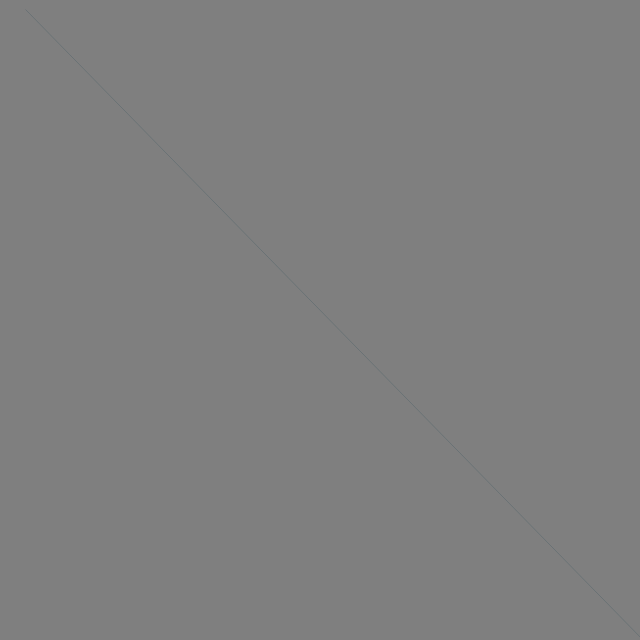
Frame 1 (no input)
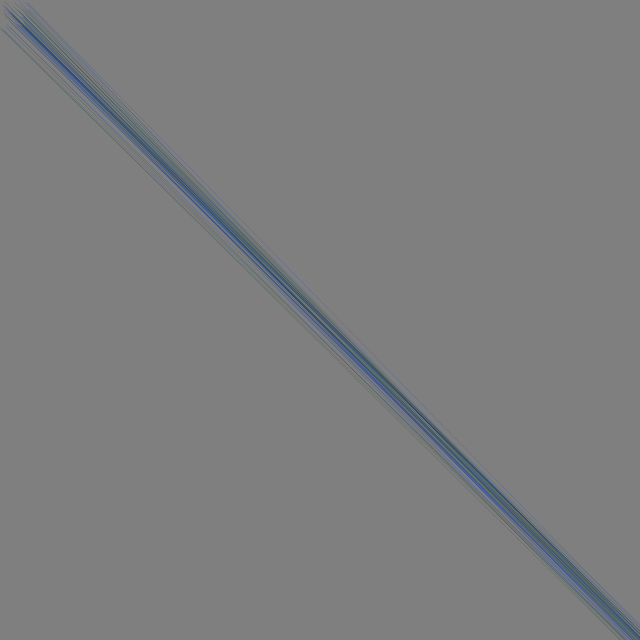
Frame 60 (the mouse pressed at the canvas centre just before this capture)
Frame 120 (the mouse held since frame 60 and released just before this capture): identical to frame 60, image omitted

The Processing sketch that drew these frames (run headless with seeded random() and noise(); from frame 60 on, the mouse is pressed at the canvas centre):

// Processing sketch: processing_38905
// ── processing_38905.pde

void setup() {
  size(640, 640);
  background(127);
  smooth();
}

void draw(){

  strokeWeight(abs(mouseY-pmouseY));
  int a = abs(mouseX-pmouseX);
  stroke(random(25)*a,50,random(255));
  fill(random(25)*a,50,random(255));
  
  if(mouseX<320){if(mouseY<320){line(mouseX+random(30), mouseY+random(30), -2*pmouseX+(920)+random(30), -2*pmouseY+(920)+random(30));}
else{ellipse(mouseX+random(30), mouseY+random(30), -2*pmouseX+(920)+random(30), -2*pmouseY+(920)+random(30));}}
  
  if(mouseX>320){if(mouseY>320){rect(mouseX+random(30), mouseY+random(30), -2*pmouseX+(920)+random(30), -2*pmouseY+(920)+random(30));}
else{triangle(mouseX+random(30), mouseY+random(30), -2*pmouseX+(920)+random(30), -2*pmouseY+(920)+random(30),mouseX+random(30), mouseY+random(30));}}
  
   
}
